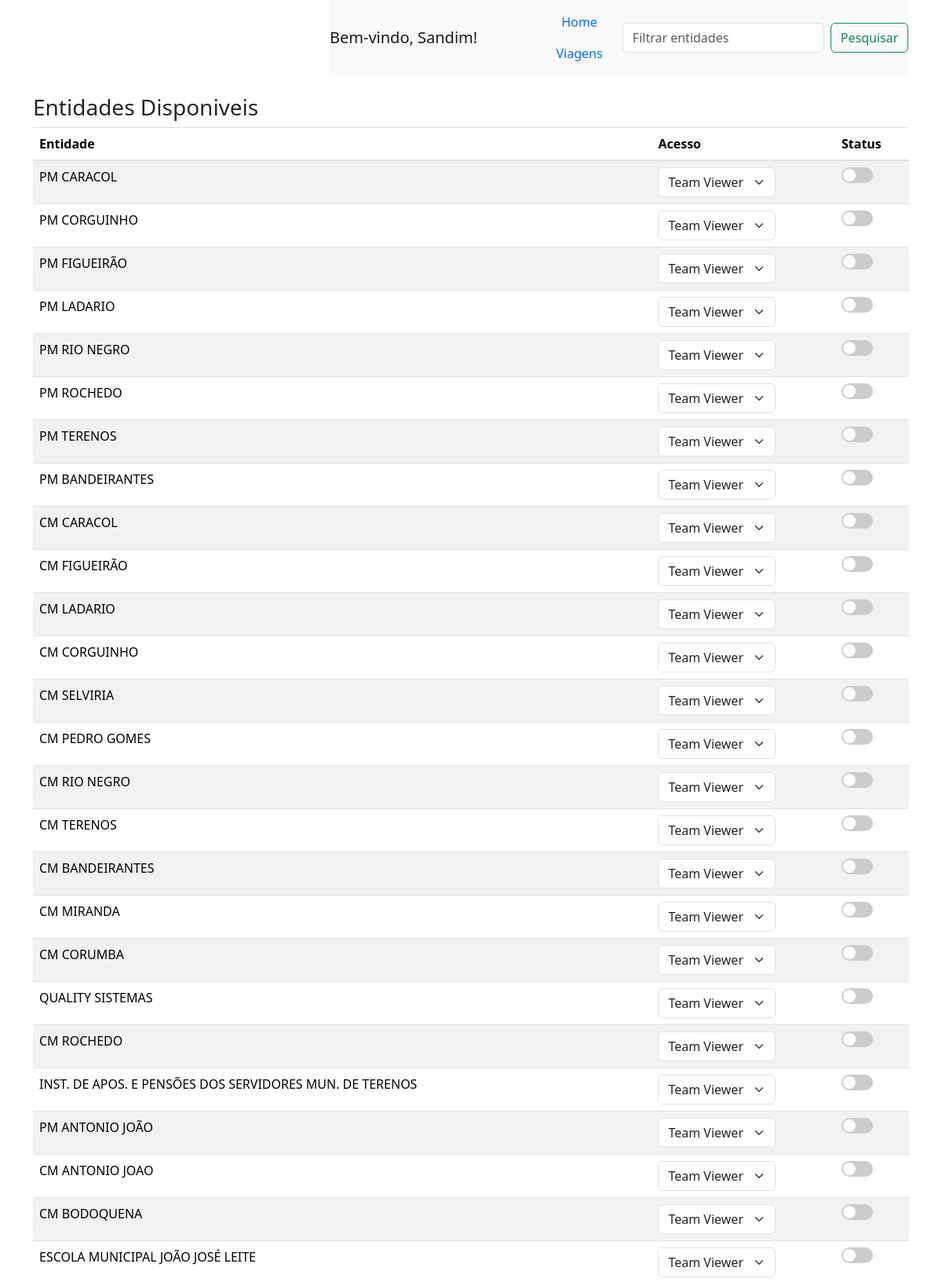
/ (signed in, upper part), run on the app's committed database.
### models.py (models this page shows)
class Entidade(db.Model):
    __tablename__ = 'entidades'
    id = db.Column(db.Integer, primary_key=True)
    nome = db.Column(db.String(100), nullable=False)
    usuario = db.Column(db.String(100))
    data = db.Column(db.DateTime)
    acesso = db.Column(db.String(100))
    tipo = db.Column(db.String(100))
    ativo = db.Column(db.Boolean, default=True)

### app.py (the view)
@app.route('/', methods=['GET', 'POST'])
def home():
    if 'username' not in session:
        if request.method == 'POST':
            session['username'] = request.form['username']
        else:
            return render_template('welcome.html')
    filtro = request.args.get('filtro', '')
    entidades = Entidade.query.filter(
        Entidade.nome.like(f'%{filtro}%')
    ).order_by(Entidade.ativo.asc()).all()
    for entidade in entidades:
        if entidade.data:  # Verifique se a data existe para evitar erros
            entidade.data_formatada = entidade.data.strftime('%d/%m/%Y %H:%M:%S')
        else:
            entidade.data_formatada = 'Data não disponível'
    e_filter = Entidade.query.filter(Entidade.ativo == False).all()
    if len(e_filter) == 0:
        qt_inativo = 0
    else :
        qt_inativo = 1
    return render_template('index.html', entidades=entidades, qt = qt_inativo  )

### templates/index.html (shortened to what this page needs)
<!DOCTYPE html>
<html lang="pt-br">
<head>
    <link rel="stylesheet" href="{{ url_for('static', filename='css/styles.css') }}">
    <link rel="stylesheet" href="https://cdnjs.cloudflare.com/ajax/libs/font-awesome/6.0.0-beta3/css/all.min.css">
    <link rel="stylesheet" href="https://stackpath.bootstrapcdn.com/bootstrap/4.5.2/css/bootstrap.min.css">
    <link href="https://cdn.jsdelivr.net/npm/bootstrap@5.3.3/dist/css/bootstrap.min.css" rel="stylesheet">
    <link href="https://cdn.jsdelivr.net/gh/gitbrent/bootstrap-switch-button@1.1.0/css/bootstrap-switch-button.min.css" rel="stylesheet">
</head>
<body>
    <div class="nav">
        <nav class="navbar navbar-expand-lg navbar-light bg-light">
            <a class="navbar-brand" href="#">Bem-vindo, {{ session['username'] }}!</a>
            <div class="collapse navbar-collapse" id="navbarSupportedContent">
                <ul class="nav justify-content-center">
                    <li class="nav-item">
                      <a class="nav-link" aria-current="page" href="{{url_for('home')}}">Home</a>
                    </li>
                    <li class="nav-item">
                      <a class="nav-link" href="{{url_for('viagens')}}">Viagens</a>
                    </li>
                </ul>
            </div>
            <form class="form-inline" method="GET" action="{{ url_for('home') }}">
                <input class="form-control mr-sm-2" type="search" name="filtro" placeholder="Filtrar entidades" value="{{ request.args.get('filtro', '') }}">
                <button class="btn btn-outline-success" type="submit">Pesquisar</button>
            </form>
        </nav>
    </div>
    <div class="container mt-4">
        <h3>Entidades Disponiveis</h3>
        <table class="table table-striped">
            <thead>
                <tr>
                    <th>Entidade</th>
                    <th>Acesso</th>
                    <th>Status</th>
                </tr>
            </thead>
            <tbody id="ativas-container">
                {% for entidade in entidades if entidade.ativo %}
                    <tr>
                        <td>{{ entidade.nome }}</td>
                        <td>
                            <select id="tool-{{ entidade.id }}" class="form-select" name="tool" aria-label="Default select example" style="width: 150px;">
                                <option value="Team Viewer" selected>Team Viewer</option>
                            </select>
                        </td>
                        <td>
                            <label class="switch">
                                <span class="slider round"></span>
                            </label>
                        </td>
                    </tr>
                {% endfor %}
            </tbody>
        </table>
    </div>
</body>
</html>

### static/css/styles.css (style rules this page uses)
.nav { display: flex; align-items: center; margin-left: 35%; }
.switch { position: relative; display: inline-block; width: 40px; height: 20px; }
.slider { position: absolute; cursor: pointer; top: 0; left: 0; right: 0; bottom: 0; background-color: #ccc; transition: 0.4s; border-radius: 20px; }
.slider:before { position: absolute; content: ""; height: 16px; width: 16px; left: 2px; bottom: 2px; background-color: white; transition: 0.4s; border-radius: 50%; }
.container { margin-top: 20px; }

### data on the page
Entidade: nome "PM CARACOL", tool "Team Viewer"
Entidade: nome "PM CORGUINHO", tool "Team Viewer"
Entidade: nome "PM FIGUEIRÃO", tool "Team Viewer"
Entidade: nome "PM LADARIO", tool "Team Viewer"
Entidade: nome "PM RIO NEGRO", tool "Team Viewer"
Entidade: nome "PM ROCHEDO", tool "Team Viewer"
Entidade: nome "PM TERENOS", tool "Team Viewer"
Entidade: nome "PM BANDEIRANTES", tool "Team Viewer"
Entidade: nome "CM CARACOL", tool "Team Viewer"
Entidade: nome "CM FIGUEIRÃO", tool "Team Viewer"
Entidade: nome "CM LADARIO", tool "Team Viewer"
Entidade: nome "CM CORGUINHO", tool "Team Viewer"
Entidade: nome "CM SELVIRIA", tool "Team Viewer"
Entidade: nome "CM PEDRO GOMES", tool "Team Viewer"
Entidade: nome "CM RIO NEGRO", tool "Team Viewer"
Entidade: nome "CM TERENOS", tool "Team Viewer"
Entidade: nome "CM BANDEIRANTES", tool "Team Viewer"
Entidade: nome "CM MIRANDA", tool "Team Viewer"
Entidade: nome "CM CORUMBA", tool "Team Viewer"
Entidade: nome "QUALITY SISTEMAS", tool "Team Viewer"
Entidade: nome "CM ROCHEDO", tool "Team Viewer"
Entidade: nome "INST. DE APOS. E PENSÕES DOS SERVIDORES MUN. DE TERENOS", tool "Team Viewer"
Entidade: nome "PM ANTONIO JOÃO", tool "Team Viewer"
Entidade: nome "CM ANTONIO JOAO", tool "Team Viewer"
Entidade: nome "CM BODOQUENA", tool "Team Viewer"
Entidade: nome "ESCOLA MUNICIPAL JOÃO JOSÉ LEITE", tool "Team Viewer"

### other printed values
{{ session['username'] }} "Sandim"
